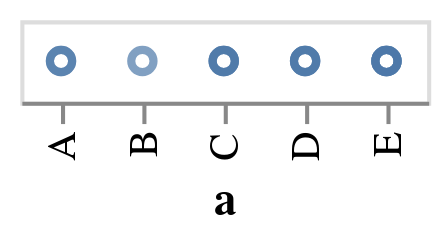

Write notebook code for a chart like this one.
### Code cell
# chart = alt.Chart(data)
alt.Chart(data).mark_point().encode(x='a')

### Figure 1 — Vega-Lite specification as saved in the notebook (floating-point values rounded to 4 significant figures)
{"config": {"view": {"continuousWidth": 400, "continuousHeight": 300}}, "data": {"name": "data-8bdeb285656045b12bc2262186ff5b57"}, "mark": "point", "encoding": {"x": {"field": "a", "type": "nominal"}}, "$schema": "https://vega.github.io/schema/vega-lite/v4.17.0.json", "datasets": {"data-8bdeb285656045b12bc2262186ff5b57": [{"a": "C", "b": 2}, {"a": "C", "b": 7}, {"a": "C", "b": 4}, {"a": "D", "b": 1}, {"a": "B", "b": 2}, {"a": "D", "b": 6}, {"a": "E", "b": 8}, {"a": "E", "b": 4}, {"a": "A", "b": 7}, {"a": "A", "b": 8}, {"a": "E", "b": 8}, {"a": "E", "b": 8}, {"a": "D", "b": 9}]}}
